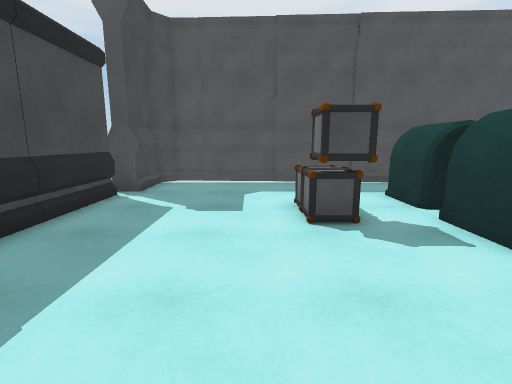
view 1 (above)

13 first-person views from a walk through a scene from a Unity 3-D project. The camera is 1.5 m above the floor, tilts 10° down and sees 85° across. The floor is counted in squares, 1 m on a side. Each view is taken from the middle of a square. On the plan, view 1 faces up. The plan holds only what a view shows up to about 14 squares ahead; the rest is blank.

view 2
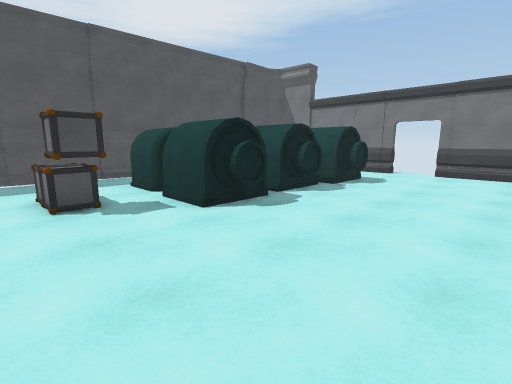

view 3
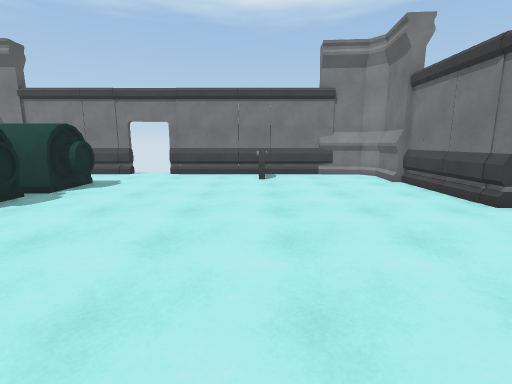

view 4
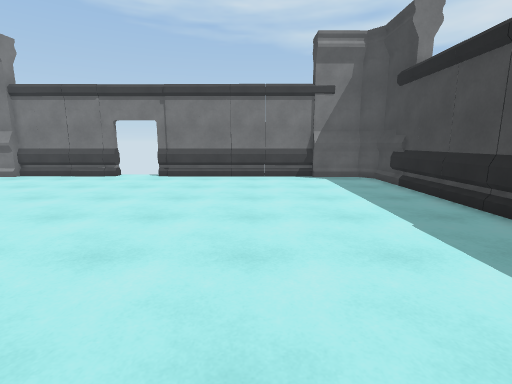

view 5
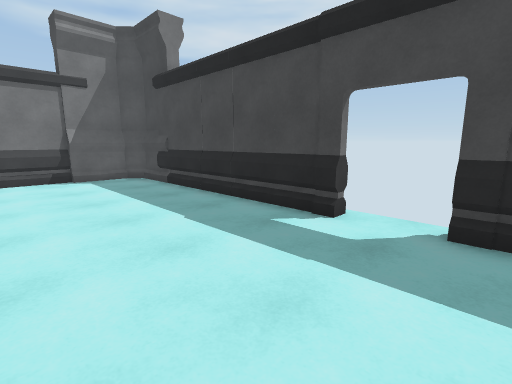

view 6
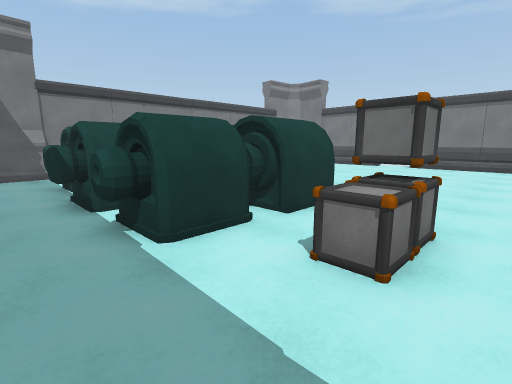

view 7
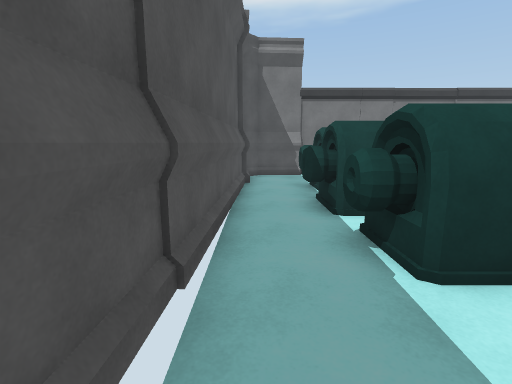

view 8
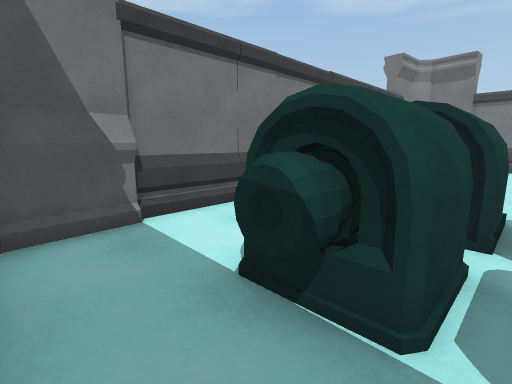

view 9
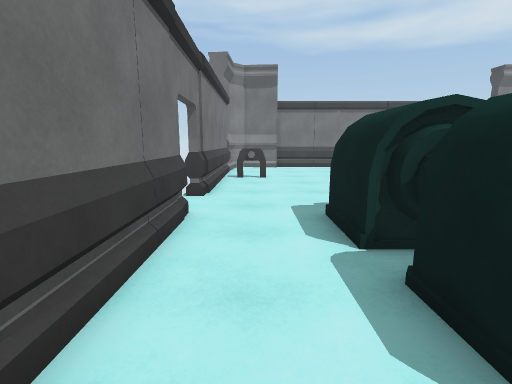

view 10
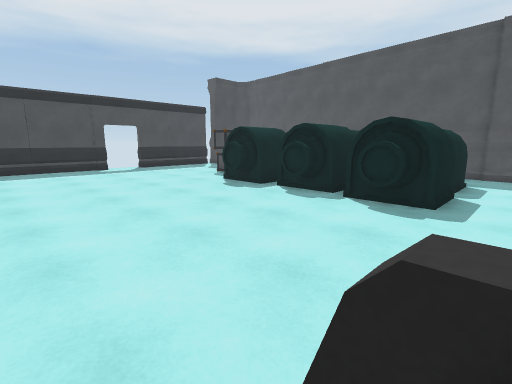

view 11
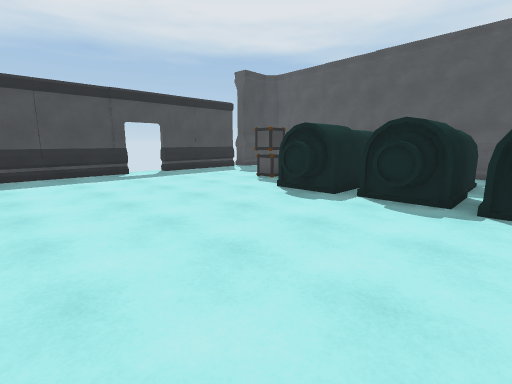

view 12
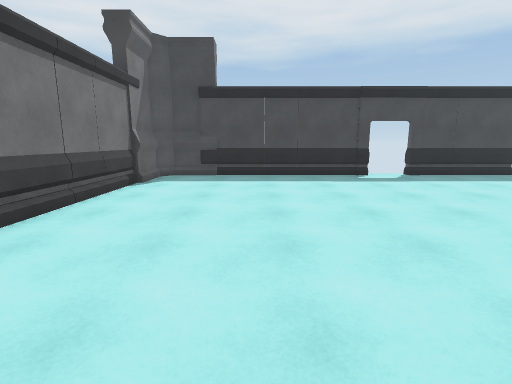

view 13
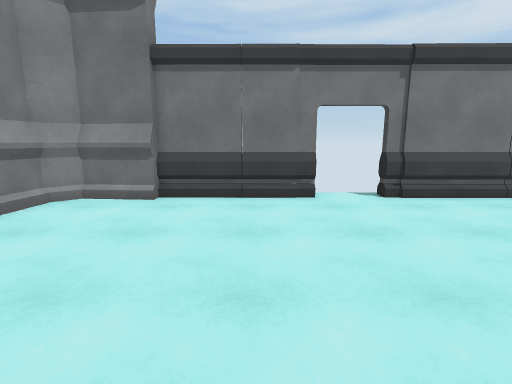

### Floor plan
Key: @ floor where view 1 was taken; # wall or solid block; x gap in a wall; . floor; C crate; O other object.
Columns run from 5 left of view 1 to 15 right of it. Each row starts with its distance up from view 1.
 11  #################
 10  #...............###
  9  #........O..O.....#
  8  #.......OOOOO.OO..##
  7  #....CC.OO OO.OO...#
  6  #....CC.OO  O.OO...#
  5  #....CC.OOOOOOOO...#
  4  #.......OOOOOOOO...#
  3 ##.......OO.OO.OO...x
  2  ...................
  1 ##..................x
  0  #...@..............#
 -1  #..................#
 -2  #..................#
 -3  #................OO#
 -4  #..................#
 -5  #..................#
 -6  #..................#
 -7  #.................##
 -8  ###...............##
 -9   #########.########

Where each view was taken, in squares from view 1:
view 1: 0 up, 0 right, facing up
view 2: 2 down, 0 right, facing up-right
view 3: 3 down, 1 right, facing right
view 4: 4 up, 1 right, facing down
view 5: 4 up, 1 right, facing down-left
view 6: 10 up, 0 right, facing down-right
view 7: 10 up, 1 right, facing right
view 8: 10 up, 9 right, facing down-right
view 9: 9 up, 13 right, facing down
view 10: 4 down, 13 right, facing up-left
view 11: 4 down, 10 right, facing up-left
view 12: 4 down, 9 right, facing left
view 13: 1 down, 9 right, facing down
